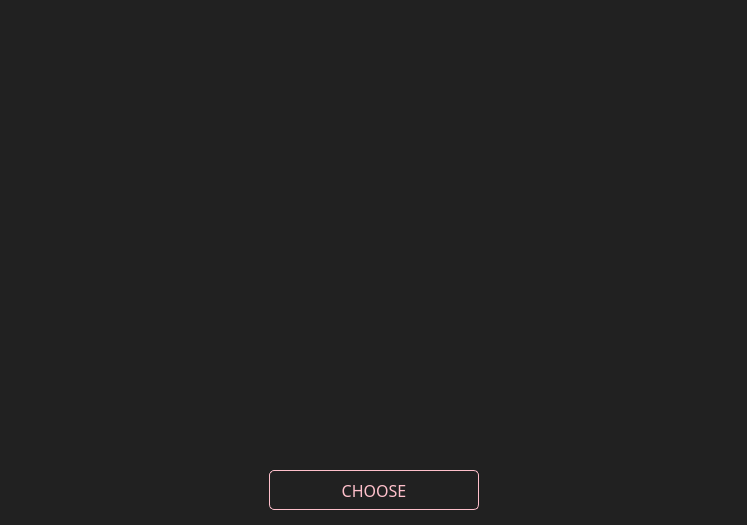
<?xml version="1.0" encoding="UTF-8"?>
<ui version="4.0">
 <class>AddressBookDialog</class>
 <widget class="QDialog" name="AddressBookDialog">
  <property name="geometry">
   <rect>
    <x>0</x>
    <y>0</y>
    <width>747</width>
    <height>525</height>
   </rect>
  </property>
  <property name="font">
   <font>
    <family>Poppins</family>
   </font>
  </property>
  <property name="windowTitle">
   <string>Select address</string>
  </property>
  <property name="styleSheet">
   <string notr="true">background-color: #212121; color: #ddd;</string>
  </property>
  <layout class="QVBoxLayout" name="verticalLayout">
   <property name="leftMargin">
    <number>15</number>
   </property>
   <property name="topMargin">
    <number>15</number>
   </property>
   <property name="rightMargin">
    <number>15</number>
   </property>
   <property name="bottomMargin">
    <number>15</number>
   </property>
   <item>
    <widget class="QTreeView" name="m_addressBookView">
     <property name="font">
      <font>
       <pointsize>-1</pointsize>
      </font>
     </property>
     <property name="styleSheet">
      <string notr="true">background-color: #212121; color: #ddd; border: 0px;
</string>
     </property>
    </widget>
   </item>
   <item>
    <layout class="QHBoxLayout" name="horizontalLayout">
     <item>
      <spacer name="horizontalSpacer">
       <property name="orientation">
        <enum>Qt::Horizontal</enum>
       </property>
       <property name="sizeHint" stdset="0">
        <size>
         <width>40</width>
         <height>20</height>
        </size>
       </property>
      </spacer>
     </item>
     <item>
      <widget class="QPushButton" name="m_okButton">
       <property name="minimumSize">
        <size>
         <width>210</width>
         <height>40</height>
        </size>
       </property>
       <property name="font">
        <font>
         <family>Poppins</family>
         <pointsize>-1</pointsize>
        </font>
       </property>
       <property name="styleSheet">
        <string notr="true">QPushButton#m_okButton
{
    color: pink; ;
    border: 1px solid pink;
    font-size: 16px;
    border-radius: 5px; 
}

QPushButton#m_okButton:hover
{
    color:#FFD700; ;
    border: 1px solid pink;
    font-size: 16px;
    border-radius: 5px;
    
}</string>
       </property>
       <property name="text">
        <string>CHOOSE</string>
       </property>
      </widget>
     </item>
     <item>
      <spacer name="horizontalSpacer_2">
       <property name="orientation">
        <enum>Qt::Horizontal</enum>
       </property>
       <property name="sizeHint" stdset="0">
        <size>
         <width>40</width>
         <height>20</height>
        </size>
       </property>
      </spacer>
     </item>
    </layout>
   </item>
  </layout>
 </widget>
 <resources/>
 <connections>
  <connection>
   <sender>m_okButton</sender>
   <signal>clicked()</signal>
   <receiver>AddressBookDialog</receiver>
   <slot>accept()</slot>
   <hints>
    <hint type="sourcelabel">
     <x>694</x>
     <y>499</y>
    </hint>
    <hint type="destinationlabel">
     <x>373</x>
     <y>262</y>
    </hint>
   </hints>
  </connection>
  <connection>
   <sender>m_addressBookView</sender>
   <signal>doubleClicked(QModelIndex)</signal>
   <receiver>AddressBookDialog</receiver>
   <slot>accept()</slot>
   <hints>
    <hint type="sourcelabel">
     <x>373</x>
     <y>242</y>
    </hint>
    <hint type="destinationlabel">
     <x>373</x>
     <y>262</y>
    </hint>
   </hints>
  </connection>
 </connections>
</ui>
